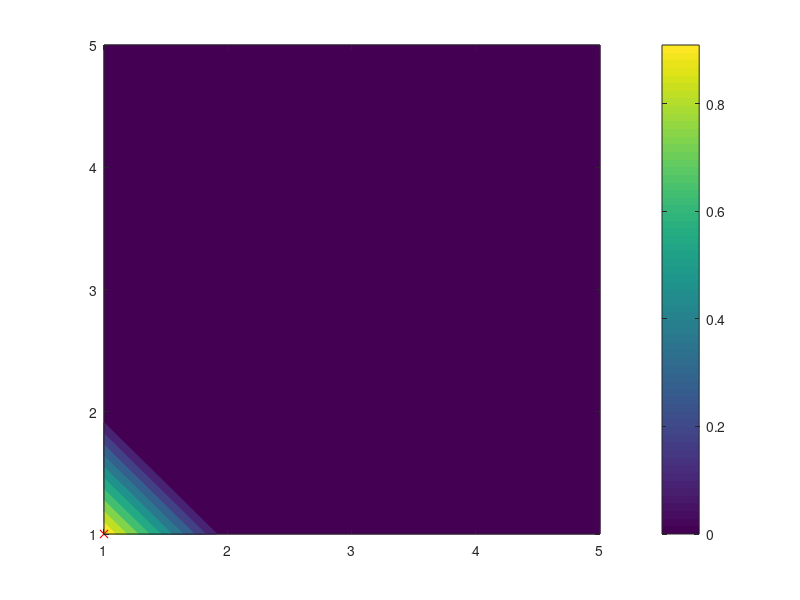

Source code (MATLAB):
clc; clear all;


z = randi([0,0],5)
z(1,1)=z(1,1)+1

% Menghitung titik berat x
pembilang = 0
for i = 1:5
    pembilangBaru = sum(z(:,i))*i
    pembilang = pembilang + pembilangBaru
end
x = pembilang/sum(z(:))

% Menghitung titik berat y
pembilang = 0
for i = 1:5
    pembilangBaru = sum(z(i,:))*i
    pembilang = pembilang + pembilangBaru
end
y = pembilang/sum(z(:))

% Plot
figure(1);
contour(z,'Fill','on')
hold on
plot(x,y,'rx')
colorbar